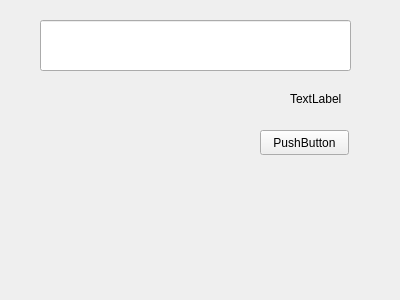
<?xml version="1.0" encoding="UTF-8"?>
<ui version="4.0">
 <class>OriginalSignalSlot</class>
 <widget class="QWidget" name="OriginalSignalSlot">
  <property name="geometry">
   <rect>
    <x>0</x>
    <y>0</y>
    <width>400</width>
    <height>300</height>
   </rect>
  </property>
  <property name="windowTitle">
   <string>OriginalSignalSlot</string>
  </property>
  <widget class="QLineEdit" name="lineEdit">
   <property name="geometry">
    <rect>
     <x>40</x>
     <y>20</y>
     <width>311</width>
     <height>51</height>
    </rect>
   </property>
  </widget>
  <widget class="QLabel" name="label">
   <property name="geometry">
    <rect>
     <x>290</x>
     <y>90</y>
     <width>67</width>
     <height>17</height>
    </rect>
   </property>
   <property name="text">
    <string>TextLabel</string>
   </property>
  </widget>
  <widget class="QPushButton" name="pushButton">
   <property name="geometry">
    <rect>
     <x>260</x>
     <y>130</y>
     <width>89</width>
     <height>25</height>
    </rect>
   </property>
   <property name="text">
    <string>PushButton</string>
   </property>
  </widget>
 </widget>
 <layoutdefault spacing="6" margin="11"/>
 <resources/>
 <connections>
  <connection>
   <sender>lineEdit</sender>
   <signal>textChanged(QString)</signal>
   <receiver>OriginalSignalSlot</receiver>
   <slot>setText(QString)</slot>
   <hints>
    <hint type="sourcelabel">
     <x>251</x>
     <y>47</y>
    </hint>
    <hint type="destinationlabel">
     <x>249</x>
     <y>164</y>
    </hint>
   </hints>
  </connection>
  <connection>
   <sender>OriginalSignalSlot</sender>
   <signal>textLengthChanged(int)</signal>
   <receiver>label</receiver>
   <slot>setNum(int)</slot>
   <hints>
    <hint type="sourcelabel">
     <x>332</x>
     <y>184</y>
    </hint>
    <hint type="destinationlabel">
     <x>332</x>
     <y>106</y>
    </hint>
   </hints>
  </connection>
 </connections>
 <slots>
  <signal>textLengthChanged(int)</signal>
  <slot>setText(QString)</slot>
 </slots>
</ui>
